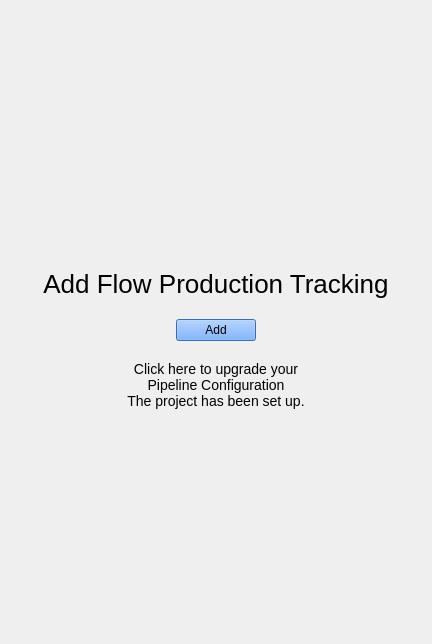
<?xml version="1.0" encoding="UTF-8"?>
<ui version="4.0">
 <class>UpdateProjectConfig</class>
 <widget class="QWidget" name="UpdateProjectConfig">
  <property name="geometry">
   <rect>
    <x>0</x>
    <y>0</y>
    <width>432</width>
    <height>644</height>
   </rect>
  </property>
  <property name="windowTitle">
   <string>Form</string>
  </property>
  <layout class="QHBoxLayout" name="horizontalLayout">
   <item>
    <spacer name="horizontalSpacer">
     <property name="orientation">
      <enum>Qt::Horizontal</enum>
     </property>
     <property name="sizeHint" stdset="0">
      <size>
       <width>40</width>
       <height>20</height>
      </size>
     </property>
    </spacer>
   </item>
   <item>
    <layout class="QVBoxLayout" name="verticalLayout">
     <property name="spacing">
      <number>20</number>
     </property>
     <item>
      <spacer name="verticalSpacer">
       <property name="orientation">
        <enum>Qt::Vertical</enum>
       </property>
       <property name="sizeHint" stdset="0">
        <size>
         <width>20</width>
         <height>40</height>
        </size>
       </property>
      </spacer>
     </item>
     <item>
      <layout class="QHBoxLayout" name="horizontalLayout_2">
       <item>
        <widget class="QLabel" name="icon">
         <property name="sizePolicy">
          <sizepolicy hsizetype="Fixed" vsizetype="Fixed">
           <horstretch>0</horstretch>
           <verstretch>0</verstretch>
          </sizepolicy>
         </property>
         <property name="maximumSize">
          <size>
           <width>40</width>
           <height>40</height>
          </size>
         </property>
         <property name="text">
          <string/>
         </property>
         <property name="pixmap">
          <pixmap resource="resources.qrc">:/tk-desktop/shotgun_logo.png</pixmap>
         </property>
         <property name="scaledContents">
          <bool>true</bool>
         </property>
         <property name="alignment">
          <set>Qt::AlignCenter</set>
         </property>
         <property name="textInteractionFlags">
          <set>Qt::NoTextInteraction</set>
         </property>
        </widget>
       </item>
      </layout>
     </item>
     <item>
      <widget class="QLabel" name="text">
       <property name="styleSheet">
        <string notr="true">font-size: 26px;</string>
       </property>
       <property name="text">
        <string>Add Flow Production Tracking</string>
       </property>
       <property name="alignment">
        <set>Qt::AlignCenter</set>
       </property>
      </widget>
     </item>
     <item>
      <layout class="QHBoxLayout" name="horizontalLayout_3">
       <item>
        <spacer name="horizontalSpacer_3">
         <property name="orientation">
          <enum>Qt::Horizontal</enum>
         </property>
         <property name="sizeHint" stdset="0">
          <size>
           <width>40</width>
           <height>20</height>
          </size>
         </property>
        </spacer>
       </item>
       <item>
        <widget class="QPushButton" name="button">
         <property name="enabled">
          <bool>true</bool>
         </property>
         <property name="sizePolicy">
          <sizepolicy hsizetype="Preferred" vsizetype="Preferred">
           <horstretch>0</horstretch>
           <verstretch>0</verstretch>
          </sizepolicy>
         </property>
         <property name="styleSheet">
          <string notr="true">QPushButton {
	background-color: rgb(81, 153, 255);
}

QPushButton::disabled {
	background-color: rgb(172, 176, 211);
}</string>
         </property>
         <property name="text">
          <string>Add</string>
         </property>
         <property name="flat">
          <bool>false</bool>
         </property>
        </widget>
       </item>
       <item>
        <spacer name="horizontalSpacer_4">
         <property name="orientation">
          <enum>Qt::Horizontal</enum>
         </property>
         <property name="sizeHint" stdset="0">
          <size>
           <width>40</width>
           <height>20</height>
          </size>
         </property>
        </spacer>
       </item>
      </layout>
     </item>
     <item>
      <layout class="QVBoxLayout" name="verticalLayout_2">
       <property name="spacing">
        <number>0</number>
       </property>
       <item>
        <widget class="QLabel" name="label">
         <property name="styleSheet">
          <string notr="true">font-size: 14px;</string>
         </property>
         <property name="text">
          <string>Click here to upgrade your
Pipeline Configuration</string>
         </property>
         <property name="scaledContents">
          <bool>false</bool>
         </property>
         <property name="alignment">
          <set>Qt::AlignCenter</set>
         </property>
         <property name="wordWrap">
          <bool>true</bool>
         </property>
         <property name="margin">
          <number>0</number>
         </property>
        </widget>
       </item>
       <item>
        <widget class="QLabel" name="success">
         <property name="styleSheet">
          <string notr="true">font-size: 14px;</string>
         </property>
         <property name="text">
          <string>The project has been set up.</string>
         </property>
         <property name="alignment">
          <set>Qt::AlignCenter</set>
         </property>
         <property name="wordWrap">
          <bool>true</bool>
         </property>
         <property name="textInteractionFlags">
          <set>Qt::LinksAccessibleByMouse|Qt::TextSelectableByKeyboard|Qt::TextSelectableByMouse</set>
         </property>
        </widget>
       </item>
      </layout>
     </item>
     <item>
      <spacer name="verticalSpacer_2">
       <property name="orientation">
        <enum>Qt::Vertical</enum>
       </property>
       <property name="sizeHint" stdset="0">
        <size>
         <width>20</width>
         <height>40</height>
        </size>
       </property>
      </spacer>
     </item>
    </layout>
   </item>
   <item>
    <spacer name="horizontalSpacer_2">
     <property name="orientation">
      <enum>Qt::Horizontal</enum>
     </property>
     <property name="sizeHint" stdset="0">
      <size>
       <width>40</width>
       <height>20</height>
      </size>
     </property>
    </spacer>
   </item>
  </layout>
 </widget>
 <resources>
  <include location="resources.qrc"/>
 </resources>
 <connections/>
</ui>
